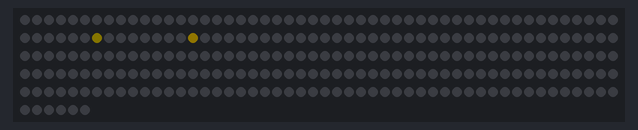
The program below on a simulated Raspberry Pi Pico running MicroPython. Parts: 256 RGB LEDs in strip order, left to right, continuing on the next row. Dim RGB values are drawn brighter than linear; random numbers come from a fixed seed.

Above: at 0.1 s.
At 2.47 s:
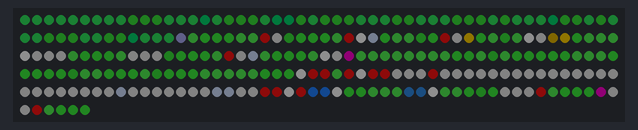
At 3.84 s:
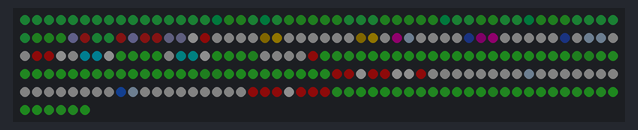
At 6.25 s:
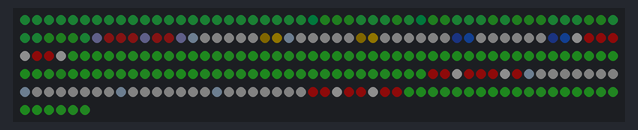
At 11.3 s:
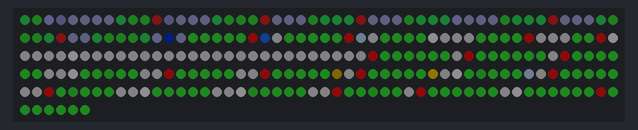
At 19.98 s:
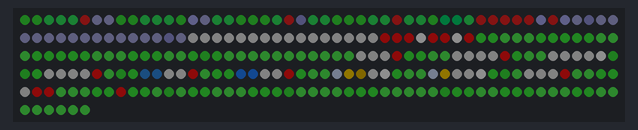

The program:

rennen_oben.py
```python
# Demo: Autorennen von oben. Vier Autos fahren selbststaendig ueber eine 64x64 Pixel grosse
# Strecke, die Kamera faehrt mit dem ersten Auto mit. Die Strecke wird beim Start einmal aus
# einer geschlossenen Spline-Kurve berechnet; pro Bild wird nur der sichtbare Ausschnitt kopiert.
import time, math, random, micropython, array, gc
import matrix as m

W, H = m.W, m.H
FRAME_MS = 40
WW = WH = 64       # Groesse der Welt
ROAD = 2.3         # halbe Strassenbreite
CURB = 3.2         # bis hier Randstein
CARS = ((255, 210, 0), (30, 120, 255), (255, 0, 200), (0, 230, 255))   # keine Randstein-/Rasenfarben

# Eckpunkte der Strecke (geschlossene Runde), werden als Catmull-Rom-Spline verbunden
POINTS = ((10, 10), (32, 7), (54, 10), (57, 25), (44, 31), (52, 44), (55, 56), (33, 55),
          (22, 45), (10, 55), (7, 37), (17, 27))

# Felder der Welt: 0/1 Rasen hell/dunkel, 2/3 Strasse, 4/5 Randstein rot/weiss,
# 6/7 Startlinie weiss/schwarz, 8 Baum
PAL = bytes((40, 150, 40,  30, 125, 30,  90, 90, 95,  75, 75, 80,  230, 20, 20,  230, 230, 230,
             240, 240, 240,  20, 20, 20,  10, 70, 20))

# Grosse Puffer zuerst anlegen: danach ist der Speicher durch die vielen Bahnpunkte zerstueckelt
# und 4 KB am Stueck waeren nicht mehr frei.
gc.collect()
WORLD = bytearray(WW * WH)
_near = bytearray(WW * WH)     # 255 - Abstand zur Mittellinie x 40 (0 = weit weg)
_param = bytearray(WW * WH)    # naechster Bahnpunkt / 2

def spline():
    pts = []
    n = len(POINTS)
    for i in range(n):
        p0, p1, p2, p3 = POINTS[i - 1], POINTS[i], POINTS[(i + 1) % n], POINTS[(i + 2) % n]
        seg = math.sqrt((p2[0] - p1[0]) ** 2 + (p2[1] - p1[1]) ** 2)
        steps = max(4, int(seg * 2))
        for k in range(steps):
            t = k / steps
            t2, t3 = t * t, t * t * t
            pts.append(tuple(0.5 * (2 * p1[c] + (-p0[c] + p2[c]) * t + (2 * p0[c] - 5 * p1[c] + 4 * p2[c] - p3[c]) * t2
                                    + (-p0[c] + 3 * p1[c] - 3 * p2[c] + p3[c]) * t3) for c in range(2)))
    return pts

PATH = spline()
NP = len(PATH)

def build_world(world, near, param):
    r = int(CURB) + 1
    for i, (x, y) in enumerate(PATH):
        if i % 25 == 0:
            # Ladebalken, die Berechnung dauert ein paar Sekunden
            for k in range(i * W // NP + 1):
                m.set(k, 7, (255, 210, 0)); m.set(k, 8, (255, 210, 0))
            m.show()
        cx, cy = int(x), int(y)
        for yy in range(max(0, cy - r), min(WH, cy + r + 1)):
            for xx in range(max(0, cx - r), min(WW, cx + r + 1)):
                d = math.sqrt((xx + 0.5 - x) ** 2 + (yy + 0.5 - y) ** 2)
                if d <= CURB:
                    j = yy * WW + xx
                    nq = 255 - int(d * 40)
                    if nq > near[j]:
                        near[j] = nq
                        param[j] = i >> 1
    for j in range(WW * WH):
        x, y = j % WW, j // WW
        if near[j] == 0:
            if random.random() < 0.05:
                world[j] = 8
            else:
                world[j] = (x // 3 + y // 3) & 1
        elif near[j] > 255 - ROAD * 40:
            if param[j] == 0:
                world[j] = 6 + ((x + y) & 1)          # karierte Startlinie
            else:
                world[j] = 2 + (1 if random.random() < 0.2 else 0)
        else:
            world[j] = 4 + ((param[j] * 2 // 3) & 1)

@micropython.viper
def paint(world: ptr8, ox: int, oy: int, pal: ptr8, idx: ptr16, buf: ptr8):
    for y in range(16):
        wy = oy + y
        for x in range(16):
            wx = ox + x
            t = 0
            if wx >= 0 and wx < 64 and wy >= 0 and wy < 64:
                t = world[wy * 64 + wx]
            p = t * 3
            j = idx[y * 16 + x]
            buf[j] = pal[p]
            buf[j + 1] = pal[p + 1]
            buf[j + 2] = pal[p + 2]

m.clear()
m.show()
build_world(WORLD, _near, _param)
del _near, _param
gc.collect()
IDX = array.array('H', [m.xy(i % W, i // W) * 3 for i in range(W * H)])

def curvature(i, ahead):
    # Richtungsaenderung der Bahn auf den naechsten Punkten -> wie scharf die Kurve ist
    a = PATH[i % NP]
    b = PATH[(i + ahead // 2) % NP]
    c = PATH[(i + ahead) % NP]
    a1 = math.atan2(b[1] - a[1], b[0] - a[0])
    a2 = math.atan2(c[1] - b[1], c[0] - b[0])
    d = (a2 - a1 + math.pi) % (2 * math.pi) - math.pi
    return abs(d)

class Car:
    def __init__(self, n):
        # Startaufstellung: versetzt in zwei Reihen hinter der Startlinie
        i = (NP - 3 - 5 * n) % NP
        self.lane = 1.0 if n % 2 else -1.0
        p, q = PATH[i], PATH[(i + 1) % NP]
        hx, hy = q[0] - p[0], q[1] - p[1]
        hl = math.sqrt(hx * hx + hy * hy) or 1
        self.x, self.y = p[0] - hy / hl * self.lane, p[1] + hx / hl * self.lane
        self.h = math.atan2(hy, hx)
        self.i = i
        self.v = 0.0
        self.vmax = 0.30 + random.uniform(-0.03, 0.03)
        self.col = CARS[n % len(CARS)]

    def update(self):
        # naechsten Bahnpunkt nachfuehren
        best, bi = 1e9, self.i
        for k in range(12):
            j = (self.i + k) % NP
            p = PATH[j]
            d = (p[0] - self.x) ** 2 + (p[1] - self.y) ** 2
            if d < best:
                best, bi = d, j
        self.i = bi
        # Ziel etwas voraus, seitlich auf der eigenen Spur
        a = PATH[(bi + 6) % NP]
        b = PATH[(bi + 7) % NP]
        hx, hy = b[0] - a[0], b[1] - a[1]
        hl = math.sqrt(hx * hx + hy * hy) or 1
        tx, ty = a[0] - hy / hl * self.lane, a[1] + hx / hl * self.lane
        want = math.atan2(ty - self.y, tx - self.x)
        d = (want - self.h + math.pi) % (2 * math.pi) - math.pi
        self.h += max(-0.12, min(0.12, d))
        # vor Kurven bremsen
        vt = self.vmax * (1 - 0.55 * min(1.0, curvature(bi, 14) / 1.2))
        self.v += max(-0.02, min(0.008, vt - self.v))
        self.x += math.cos(self.h) * self.v
        self.y += math.sin(self.h) * self.v
        if random.random() < 0.01:
            self.lane = max(-1.2, min(1.2, self.lane + random.uniform(-0.6, 0.6)))

cars = [Car(n) for n in range(len(CARS))]
camx, camy = cars[0].x, cars[0].y

def draw_car(c, ox, oy):
    ch, sh = math.cos(c.h), math.sin(c.h)
    cx, cy = c.x - ox, c.y - oy
    dark = (c.col[0] // 3, c.col[1] // 3, c.col[2] // 3)
    for y in range(int(cy) - 2, int(cy) + 3):
        for x in range(int(cx) - 2, int(cx) + 3):
            if not (0 <= x < W and 0 <= y < H):
                continue
            dx, dy = x + 0.5 - cx, y + 0.5 - cy
            along = dx * ch + dy * sh
            across = -dx * sh + dy * ch
            if abs(across) <= 0.8 and abs(along) <= 1.4:
                m.set(x, y, (200, 230, 255) if along > 0.7 else dark if along < -0.7 else c.col)

while True:
    t = time.ticks_ms()
    for c in cars:
        c.update()
    # Autos nicht ineinander fahren lassen
    for a in cars:
        for b in cars:
            if a is not b:
                dx, dy = b.x - a.x, b.y - a.y
                d2 = dx * dx + dy * dy
                if d2 < 2.2:
                    # wer hinten ist, bremst
                    if dx * math.cos(a.h) + dy * math.sin(a.h) > 0:
                        a.v *= 0.85
                        a.lane = -b.lane if abs(b.lane) > 0.3 else (1 if a.lane >= 0 else -1)
    # Kamera folgt dem ersten Auto, schaut etwas voraus
    lead = cars[0]
    camx += (lead.x + math.cos(lead.h) * 3 - camx) * 0.15
    camy += (lead.y + math.sin(lead.h) * 3 - camy) * 0.15
    ox, oy = int(camx) - W // 2, int(camy) - H // 2
    paint(WORLD, ox, oy, PAL, IDX, m.buf)
    for c in cars:
        draw_car(c, ox, oy)
    m.show()
    time.sleep_ms(max(0, FRAME_MS - time.ticks_diff(time.ticks_ms(), t)))
```

matrix.py
```python
# Gemeinsame Bibliothek fuer alle Demos: 4x WS2812B 8x8 als 16x16-Flaeche an GP22
# Anordnung: 1 links oben, 2 links unten, 3 rechts oben, 4 rechts unten
# Farben werden immer in voller Aufloesung (0-255) angegeben, show() dimmt sie herunter.
import machine, neopixel, micropython, array

PIN = 22
W = H = 16
N = W * H
MAX = 16  # max. Helligkeit pro Kanal (0-255) -> ca. 500 mA gesamt, VSYS gemessen stabil bis MAX 22
# Helligkeitsausgleich je Matrix (1, 2, 3, 4) und Farbkanal (R, G, B).
# Matrix 1 hat andere LEDs: Rot/Gruen doppelt so hell, Blau ca. 1,45x (per Auge abgeglichen)
GAIN = ((0.5, 0.5, 0.69), (1, 1, 1), (1, 1, 1), (1, 1, 1))
# Strombremse: Summe aller Kanaele (0-255) darf das nicht ueberschreiten,
# sonst wird alles gleichmaessig gedimmt. 255 je LED = so viel wie der Regenbogen.
BUDGET = N * 255

_np = neopixel.NeoPixel(machine.Pin(PIN), N)
buf = bytearray(N * 3)  # R, G, B je LED, Index = LED-Nummer in der Kette

# Faktor je LED und Kanal in Festkomma (x1024), damit show() ohne Fliesskomma auskommt
_mul = array.array('H', [round(MAX * GAIN[i // 3 // 64][i % 3] * 1024 / 255) for i in range(N * 3)])

@micropython.viper
def _sum(src: ptr8, n: int) -> int:
    t = 0
    i = 0
    while i < n:
        t += src[i]
        i += 1
    return t

@micropython.viper
def _render(src: ptr8, dst: ptr8, mul: ptr16, n: int, k: int):
    # RGB (0-255) -> gedimmt, korrigiert, gerundet, in GRB-Reihenfolge fuer die WS2812B
    j = 0
    while j < n:
        dst[j + 1] = (src[j] * mul[j] * k + 524288) >> 20
        dst[j] = (src[j + 1] * mul[j + 1] * k + 524288) >> 20
        dst[j + 2] = (src[j + 2] * mul[j + 2] * k + 524288) >> 20
        j += 3

def xy(x, y):
    m = (x // 8) * 2 + (y // 8)
    return m * 64 + (y % 8) * 8 + (x % 8)

def set(x, y, c):
    if 0 <= x < W and 0 <= y < H:
        i = xy(x, y) * 3
        buf[i] = c[0]; buf[i + 1] = c[1]; buf[i + 2] = c[2]

def get(x, y):
    i = xy(x, y) * 3
    return (buf[i], buf[i + 1], buf[i + 2])

def fill(c):
    for i in range(0, N * 3, 3):
        buf[i] = c[0]; buf[i + 1] = c[1]; buf[i + 2] = c[2]

def clear():
    fill((0, 0, 0))

def show():
    tot = _sum(buf, N * 3)
    k = 1024 if tot <= BUDGET else 1024 * BUDGET // tot
    _render(buf, _np.buf, _mul, N * 3, k)
    _np.write()

def wheel(p):
    # Farbrad 0..767, jeweils nur 2 Kanaele aktiv
    p %= 768
    if p < 256:
        return (255 - p, p, 0)
    p -= 256
    if p < 256:
        return (0, 255 - p, p)
    p -= 256
    return (p, 0, 255 - p)
```
